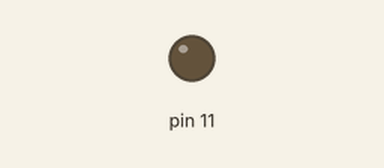
This sketch was run on a simulated Arduino Uno, built with avr-gcc and run on an emulated ATmega328P. Parts: output pins drawn as LEDs (lit = HIGH).

Above: at 0.05 s.
At 9.55 s:
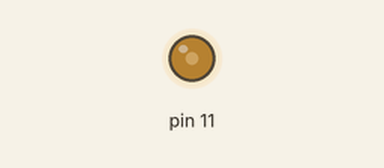
At 19.95 s:
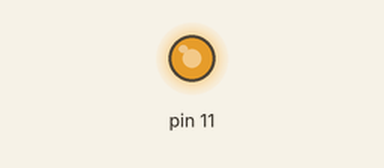
At 39.85 s:
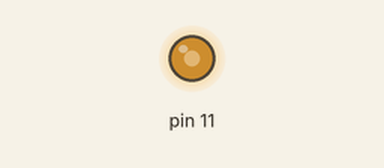
Timing chart, 0 to 40.0 s (numbered marks = the images above):
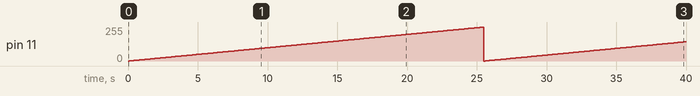

The sketch:

pullup.ino
```cpp
void setup() {
  pinMode(11, OUTPUT);

}

void loop() {
 // digitalWrite(11,HIGH); //digital은 0과 1로만 구성
  for(int i=0; i<255; i++) {
    analogWrite(11,i);
    delay(100);
  }
      }
```

Measured:
- by itself, pin 11: 0/255 → 1/255 at 0.10 s, → 2/255 0.10 s later, → 3/255 0.10 s later, → 4/255 0.10 s later, … (399 changes in this stretch)
